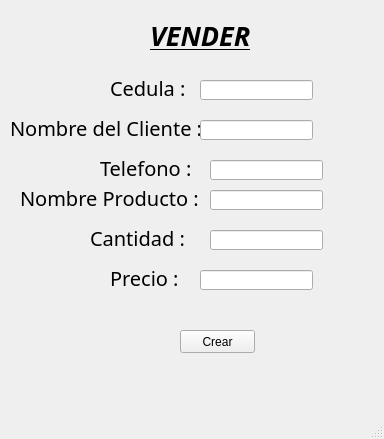
<?xml version="1.0" encoding="UTF-8"?>
<ui version="4.0">
 <class>Principal2</class>
 <widget class="QMainWindow" name="Principal2">
  <property name="geometry">
   <rect>
    <x>0</x>
    <y>0</y>
    <width>384</width>
    <height>439</height>
   </rect>
  </property>
  <property name="windowTitle">
   <string>Vender</string>
  </property>
  <widget class="QWidget" name="centralwidget">
   <widget class="QLabel" name="label">
    <property name="geometry">
     <rect>
      <x>150</x>
      <y>20</y>
      <width>121</width>
      <height>31</height>
     </rect>
    </property>
    <property name="font">
     <font>
      <family>High Tower Text</family>
      <pointsize>20</pointsize>
      <weight>75</weight>
      <italic>true</italic>
      <bold>true</bold>
      <underline>true</underline>
     </font>
    </property>
    <property name="text">
     <string>VENDER</string>
    </property>
   </widget>
   <widget class="QLabel" name="label_2">
    <property name="geometry">
     <rect>
      <x>110</x>
      <y>80</y>
      <width>81</width>
      <height>16</height>
     </rect>
    </property>
    <property name="font">
     <font>
      <family>High Tower Text</family>
      <pointsize>15</pointsize>
     </font>
    </property>
    <property name="text">
     <string>Cedula :</string>
    </property>
   </widget>
   <widget class="QLabel" name="label_3">
    <property name="geometry">
     <rect>
      <x>10</x>
      <y>120</y>
      <width>191</width>
      <height>16</height>
     </rect>
    </property>
    <property name="font">
     <font>
      <family>High Tower Text</family>
      <pointsize>15</pointsize>
     </font>
    </property>
    <property name="text">
     <string>Nombre del Cliente :</string>
    </property>
   </widget>
   <widget class="QLabel" name="label_4">
    <property name="geometry">
     <rect>
      <x>100</x>
      <y>160</y>
      <width>111</width>
      <height>16</height>
     </rect>
    </property>
    <property name="font">
     <font>
      <family>High Tower Text</family>
      <pointsize>15</pointsize>
     </font>
    </property>
    <property name="text">
     <string>Telefono :</string>
    </property>
   </widget>
   <widget class="QLabel" name="label_5">
    <property name="geometry">
     <rect>
      <x>20</x>
      <y>190</y>
      <width>211</width>
      <height>16</height>
     </rect>
    </property>
    <property name="font">
     <font>
      <family>High Tower Text</family>
      <pointsize>15</pointsize>
     </font>
    </property>
    <property name="text">
     <string>Nombre Producto :</string>
    </property>
   </widget>
   <widget class="QLabel" name="label_6">
    <property name="geometry">
     <rect>
      <x>90</x>
      <y>230</y>
      <width>101</width>
      <height>16</height>
     </rect>
    </property>
    <property name="font">
     <font>
      <family>High Tower Text</family>
      <pointsize>15</pointsize>
     </font>
    </property>
    <property name="text">
     <string>Cantidad :</string>
    </property>
   </widget>
   <widget class="QLabel" name="label_7">
    <property name="geometry">
     <rect>
      <x>110</x>
      <y>270</y>
      <width>81</width>
      <height>16</height>
     </rect>
    </property>
    <property name="font">
     <font>
      <family>High Tower Text</family>
      <pointsize>15</pointsize>
     </font>
    </property>
    <property name="text">
     <string>Precio :</string>
    </property>
   </widget>
   <widget class="QLineEdit" name="txt_cedula">
    <property name="geometry">
     <rect>
      <x>200</x>
      <y>80</y>
      <width>113</width>
      <height>20</height>
     </rect>
    </property>
   </widget>
   <widget class="QLineEdit" name="txt_ncliente">
    <property name="geometry">
     <rect>
      <x>200</x>
      <y>120</y>
      <width>113</width>
      <height>20</height>
     </rect>
    </property>
   </widget>
   <widget class="QLineEdit" name="txt_telefono">
    <property name="geometry">
     <rect>
      <x>210</x>
      <y>160</y>
      <width>113</width>
      <height>20</height>
     </rect>
    </property>
   </widget>
   <widget class="QLineEdit" name="txt_nproducto">
    <property name="geometry">
     <rect>
      <x>210</x>
      <y>190</y>
      <width>113</width>
      <height>20</height>
     </rect>
    </property>
   </widget>
   <widget class="QLineEdit" name="txt_cantidad">
    <property name="geometry">
     <rect>
      <x>210</x>
      <y>230</y>
      <width>113</width>
      <height>20</height>
     </rect>
    </property>
   </widget>
   <widget class="QLineEdit" name="txt_precio">
    <property name="geometry">
     <rect>
      <x>200</x>
      <y>270</y>
      <width>113</width>
      <height>20</height>
     </rect>
    </property>
   </widget>
   <widget class="QPushButton" name="btn_crear">
    <property name="geometry">
     <rect>
      <x>180</x>
      <y>330</y>
      <width>75</width>
      <height>23</height>
     </rect>
    </property>
    <property name="text">
     <string>Crear</string>
    </property>
   </widget>
  </widget>
  <widget class="QStatusBar" name="statusbar"/>
 </widget>
 <resources/>
 <connections/>
</ui>
